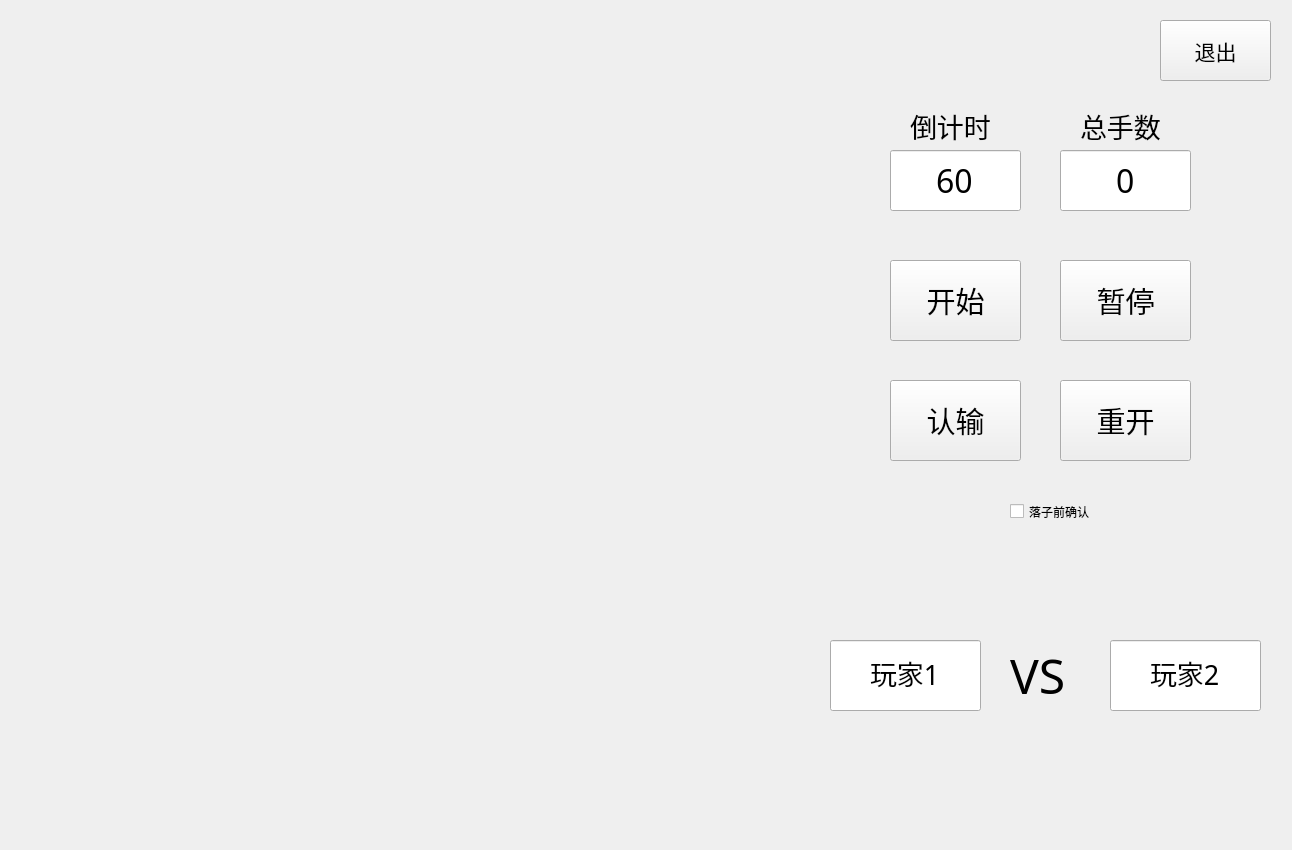
<?xml version="1.0" encoding="UTF-8"?>
<ui version="4.0">
 <class>CheckBrd</class>
 <widget class="QWidget" name="CheckBrd">
  <property name="geometry">
   <rect>
    <x>0</x>
    <y>0</y>
    <width>1292</width>
    <height>850</height>
   </rect>
  </property>
  <property name="windowTitle">
   <string>goban</string>
  </property>
  <property name="windowIcon">
   <iconset resource="image.qrc">
    <normaloff>:/image/paimeng1.jpg</normaloff>:/image/paimeng1.jpg</iconset>
  </property>
  <widget class="QLineEdit" name="Count">
   <property name="geometry">
    <rect>
     <x>890</x>
     <y>150</y>
     <width>131</width>
     <height>61</height>
    </rect>
   </property>
   <property name="font">
    <font>
     <family>Tw Cen MT Condensed Extra Bold</family>
     <pointsize>24</pointsize>
    </font>
   </property>
   <property name="text">
    <string>60</string>
   </property>
   <property name="alignment">
    <set>Qt::AlignCenter</set>
   </property>
  </widget>
  <widget class="QPushButton" name="Regame">
   <property name="geometry">
    <rect>
     <x>1060</x>
     <y>380</y>
     <width>131</width>
     <height>81</height>
    </rect>
   </property>
   <property name="font">
    <font>
     <family>隶书</family>
     <pointsize>22</pointsize>
    </font>
   </property>
   <property name="text">
    <string>重开</string>
   </property>
  </widget>
  <widget class="QLabel" name="label_2">
   <property name="geometry">
    <rect>
     <x>1080</x>
     <y>110</y>
     <width>111</width>
     <height>31</height>
    </rect>
   </property>
   <property name="font">
    <font>
     <family>隶书</family>
     <pointsize>20</pointsize>
     <bold>false</bold>
    </font>
   </property>
   <property name="text">
    <string>总手数</string>
   </property>
  </widget>
  <widget class="QPushButton" name="Start">
   <property name="geometry">
    <rect>
     <x>890</x>
     <y>260</y>
     <width>131</width>
     <height>81</height>
    </rect>
   </property>
   <property name="font">
    <font>
     <family>隶书</family>
     <pointsize>22</pointsize>
    </font>
   </property>
   <property name="text">
    <string>开始</string>
   </property>
  </widget>
  <widget class="QPushButton" name="RenShu">
   <property name="geometry">
    <rect>
     <x>890</x>
     <y>380</y>
     <width>131</width>
     <height>81</height>
    </rect>
   </property>
   <property name="font">
    <font>
     <family>隶书</family>
     <pointsize>22</pointsize>
    </font>
   </property>
   <property name="text">
    <string>认输</string>
   </property>
  </widget>
  <widget class="QLineEdit" name="Zongshoushu">
   <property name="geometry">
    <rect>
     <x>1060</x>
     <y>150</y>
     <width>131</width>
     <height>61</height>
    </rect>
   </property>
   <property name="font">
    <font>
     <family>Tw Cen MT Condensed Extra Bold</family>
     <pointsize>24</pointsize>
    </font>
   </property>
   <property name="text">
    <string>0</string>
   </property>
   <property name="alignment">
    <set>Qt::AlignCenter</set>
   </property>
  </widget>
  <widget class="QPushButton" name="Pause">
   <property name="geometry">
    <rect>
     <x>1060</x>
     <y>260</y>
     <width>131</width>
     <height>81</height>
    </rect>
   </property>
   <property name="font">
    <font>
     <family>隶书</family>
     <pointsize>22</pointsize>
    </font>
   </property>
   <property name="text">
    <string>暂停</string>
   </property>
  </widget>
  <widget class="QPushButton" name="Tuichu">
   <property name="geometry">
    <rect>
     <x>1160</x>
     <y>20</y>
     <width>111</width>
     <height>61</height>
    </rect>
   </property>
   <property name="font">
    <font>
     <pointsize>16</pointsize>
    </font>
   </property>
   <property name="text">
    <string>退出</string>
   </property>
  </widget>
  <widget class="QLabel" name="label">
   <property name="geometry">
    <rect>
     <x>910</x>
     <y>110</y>
     <width>101</width>
     <height>31</height>
    </rect>
   </property>
   <property name="font">
    <font>
     <family>隶书</family>
     <pointsize>20</pointsize>
     <bold>false</bold>
    </font>
   </property>
   <property name="text">
    <string>倒计时</string>
   </property>
  </widget>
  <widget class="QLabel" name="label_3">
   <property name="geometry">
    <rect>
     <x>1010</x>
     <y>650</y>
     <width>81</width>
     <height>51</height>
    </rect>
   </property>
   <property name="font">
    <font>
     <family>Poor Richard</family>
     <pointsize>36</pointsize>
    </font>
   </property>
   <property name="text">
    <string>VS</string>
   </property>
  </widget>
  <widget class="QLineEdit" name="player2">
   <property name="geometry">
    <rect>
     <x>1110</x>
     <y>640</y>
     <width>151</width>
     <height>71</height>
    </rect>
   </property>
   <property name="font">
    <font>
     <family>隶书</family>
     <pointsize>20</pointsize>
    </font>
   </property>
   <property name="text">
    <string>玩家2</string>
   </property>
   <property name="alignment">
    <set>Qt::AlignCenter</set>
   </property>
  </widget>
  <widget class="QLineEdit" name="player1">
   <property name="geometry">
    <rect>
     <x>830</x>
     <y>640</y>
     <width>151</width>
     <height>71</height>
    </rect>
   </property>
   <property name="font">
    <font>
     <family>隶书</family>
     <pointsize>20</pointsize>
    </font>
   </property>
   <property name="text">
    <string>玩家1</string>
   </property>
   <property name="alignment">
    <set>Qt::AlignCenter</set>
   </property>
  </widget>
  <widget class="QPushButton" name="player1_img">
   <property name="geometry">
    <rect>
     <x>860</x>
     <y>540</y>
     <width>93</width>
     <height>71</height>
    </rect>
   </property>
   <property name="text">
    <string/>
   </property>
   <property name="icon">
    <iconset resource="image.qrc">
     <normaloff>:/image/black.png</normaloff>:/image/black.png</iconset>
   </property>
   <property name="iconSize">
    <size>
     <width>40</width>
     <height>40</height>
    </size>
   </property>
   <property name="flat">
    <bool>true</bool>
   </property>
  </widget>
  <widget class="QPushButton" name="player2_img">
   <property name="geometry">
    <rect>
     <x>1140</x>
     <y>540</y>
     <width>93</width>
     <height>71</height>
    </rect>
   </property>
   <property name="text">
    <string/>
   </property>
   <property name="icon">
    <iconset resource="image.qrc">
     <normaloff>:/image/white.png</normaloff>:/image/white.png</iconset>
   </property>
   <property name="iconSize">
    <size>
     <width>40</width>
     <height>40</height>
    </size>
   </property>
   <property name="flat">
    <bool>true</bool>
   </property>
  </widget>
  <widget class="QCheckBox" name="checkBox">
   <property name="geometry">
    <rect>
     <x>1010</x>
     <y>500</y>
     <width>98</width>
     <height>23</height>
    </rect>
   </property>
   <property name="text">
    <string>落子前确认</string>
   </property>
  </widget>
  <widget class="QPushButton" name="help_black">
   <property name="enabled">
    <bool>true</bool>
   </property>
   <property name="geometry">
    <rect>
     <x>850</x>
     <y>730</y>
     <width>111</width>
     <height>91</height>
    </rect>
   </property>
   <property name="text">
    <string/>
   </property>
   <property name="flat">
    <bool>true</bool>
   </property>
  </widget>
  <widget class="QPushButton" name="help_white">
   <property name="geometry">
    <rect>
     <x>1140</x>
     <y>730</y>
     <width>101</width>
     <height>91</height>
    </rect>
   </property>
   <property name="text">
    <string/>
   </property>
   <property name="flat">
    <bool>true</bool>
   </property>
  </widget>
 </widget>
 <resources>
  <include location="image.qrc"/>
 </resources>
 <connections/>
</ui>
